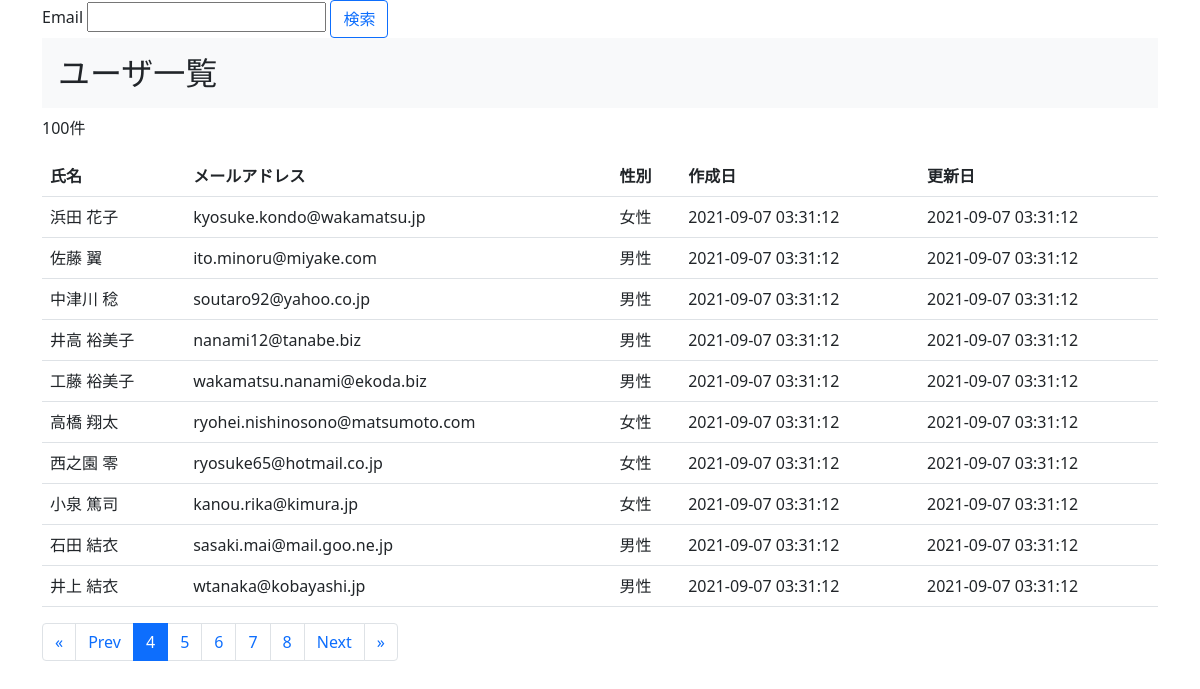
Screenshot of /lesson08/user_list.php?page=4 with the database file from the repository.
### tables this page shows
CREATE TABLE users (
    id bigint UNSIGNED AUTO_INCREMENT PRIMARY KEY,
    name varchar(255) NOT NULL,
    email varchar(255) UNIQUE NOT NULL,
    password varchar(255) NOT NULL,
    gender varchar(16) DEFAULT NULL,
    created_at datetime NOT NULL DEFAULT CURRENT_TIMESTAMP,
    updated_at datetime NOT NULL DEFAULT CURRENT_TIMESTAMP
);

### lesson08/user_list.php (the view, shortened to what this page needs)
<?php
require_once 'connect.php';
function all($pdo, $limit = 10, $offset = 0) {
    $sql = "SELECT * FROM users LIMIT {$limit} OFFSET {$offset}";
    $rows = [];
    $stmt = $pdo->query($sql);
    while ($row = $stmt->fetch(PDO::FETCH_ASSOC)) {
        $rows[] = $row;
    }
    return $rows;
}
function userCount($pdo) {
    $sql = "SELECT count(id) AS count FROM users;";
    $row = $pdo->query($sql)->fetch(PDO::FETCH_ASSOC);
    return $row['count'];
}
function labelGender($value)
{
    $genders = ['male' => '男性', 'female' => '女性'];
    return ($value) ? $genders[$value] : '';
}
function paginate($count, $current_page, $limit = 10, $per_count = 10)
{
    $paginate = compact(
        'page_count',
        'page_start',
        'page_end',
        'page_prev',
        'page_next',
        'pages',
    );
    return $paginate;
}
$current_page = (isset($_GET['page'])) ? $_GET['page'] : 1;
$count = userCount($pdo);
$limit = 10;
$offset = ($current_page - 1) * $limit;
if (isset($_GET['email'])) {
    $users = search($pdo, $_GET['email'], $limit, $offset);
} else {
    $users = all($pdo, $limit, $offset);
}
$paginate = paginate($count, $current_page, $limit, 5);
extract($paginate);
?>
<!DOCTYPE html>
<html lang="ja">
<head>
    <link href="https://cdn.jsdelivr.net/npm/bootstrap@5.0.0-beta1/dist/css/bootstrap.min.css" rel="stylesheet">
</head>
<body>
    <div class="container">
        <div>
            <form action="" method="get">
                <label for="">Email</label>
                <input type="text" name="email">
                <button class="btn btn-outline-primary">検索</button>
            </form>
        </div>
        <h2 class="h2 p-3 bg-light">ユーザ一覧</h2>
        <p><?= $count ?>件</p>
        <table class="table">
            <tr>
                <th>氏名</th>
                <th>メールアドレス</th>
                <th>性別</th>
                <th>作成日</th>
                <th>更新日</th>
            </tr>
            <?php if ($users) : ?>
                <?php foreach ($users as $user) : ?>
                    <tr>
                        <td><?= $user['name'] ?></td>
                        <td><?= $user['email'] ?></td>
                        <td><?= labelGender($user['gender']) ?></td>
                        <td><?= $user['created_at'] ?></td>
                        <td><?= $user['updated_at'] ?></td>
                    </tr>
                <?php endforeach ?>
            <?php endif ?>
        </table>
        <?php include('components/paginate.php') ?>
    </div>
</body>
</html>

### rows the page displays
users: name "浜田 花子", email "kyosuke.kondo@wakamatsu.jp", gender "女性", created_at "2021-09-07 03:31:12", updated_at "2021-09-07 03:31:12"
users: name "佐藤 翼", email "ito.minoru@miyake.com", gender "男性", created_at "2021-09-07 03:31:12", updated_at "2021-09-07 03:31:12"
users: name "中津川 稔", email "soutaro92@yahoo.co.jp", gender "男性", created_at "2021-09-07 03:31:12", updated_at "2021-09-07 03:31:12"
users: name "井高 裕美子", email "nanami12@tanabe.biz", gender "男性", created_at "2021-09-07 03:31:12", updated_at "2021-09-07 03:31:12"
users: name "工藤 裕美子", email "wakamatsu.nanami@ekoda.biz", gender "男性", created_at "2021-09-07 03:31:12", updated_at "2021-09-07 03:31:12"
users: name "高橋 翔太", email "ryohei.nishinosono@matsumoto.com", gender "女性", created_at "2021-09-07 03:31:12", updated_at "2021-09-07 03:31:12"
users: name "西之園 零", email "ryosuke65@hotmail.co.jp", gender "女性", created_at "2021-09-07 03:31:12", updated_at "2021-09-07 03:31:12"
users: name "小泉 篤司", email "kanou.rika@kimura.jp", gender "女性", created_at "2021-09-07 03:31:12", updated_at "2021-09-07 03:31:12"
users: name "石田 結衣", email "sasaki.mai@mail.goo.ne.jp", gender "男性", created_at "2021-09-07 03:31:12", updated_at "2021-09-07 03:31:12"
users: name "井上 結衣", email "wtanaka@kobayashi.jp", gender "男性", created_at "2021-09-07 03:31:12", updated_at "2021-09-07 03:31:12"

### other values shown
$count "100"
$page "4"
$page "5"
$page "6"
$page "7"
$page "8"
